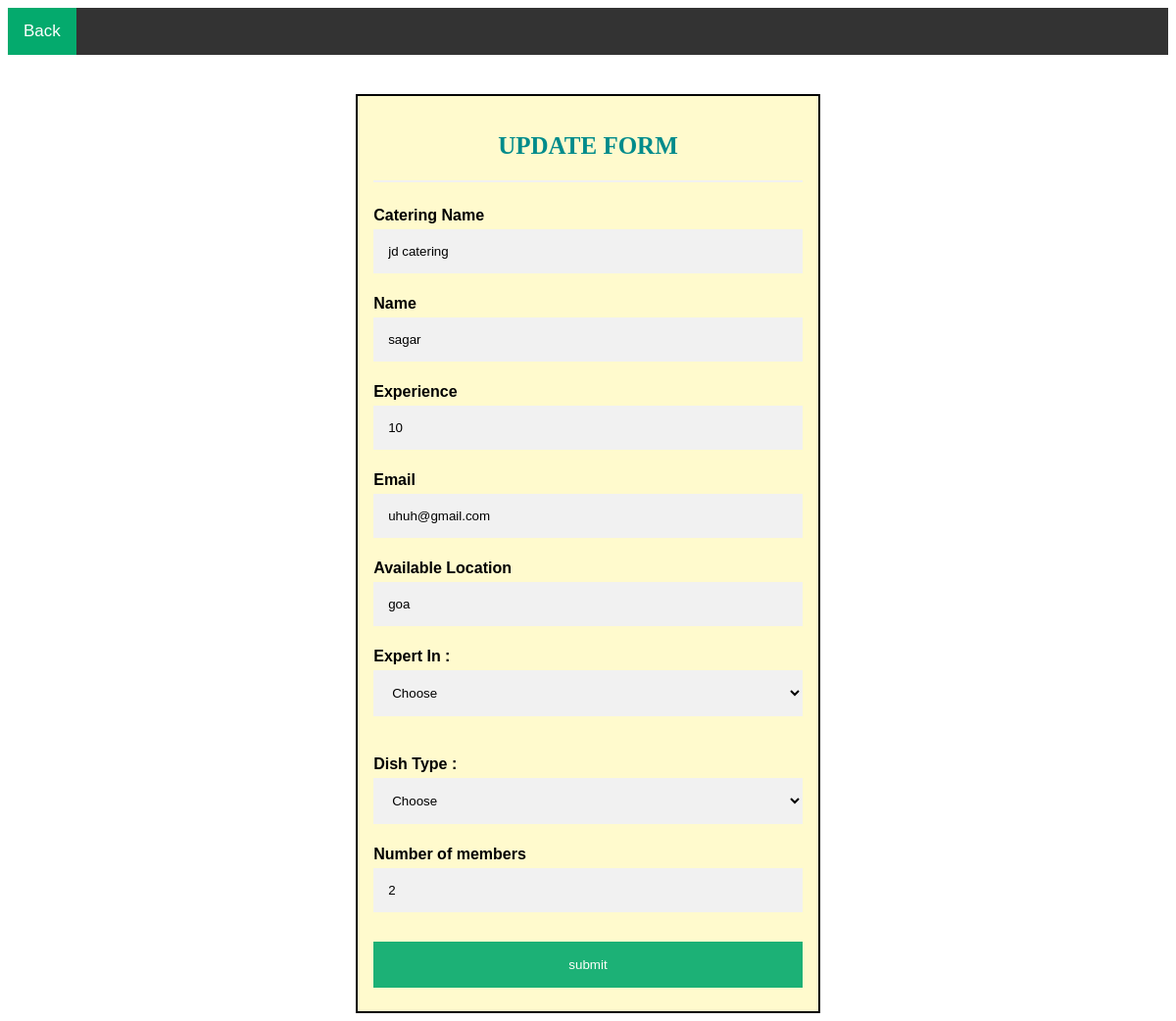
/indexeditdetails.php?id=1234567895, run on the app's committed database.
### tables this page shows
CREATE TABLE `chef` (
  `status` varchar(50) NOT NULL,
  `cateringname` varchar(200) NOT NULL,
  `name` varchar(200) NOT NULL,
  `phno` varchar(200) NOT NULL,
  `experience` varchar(200) NOT NULL,
  `email` varchar(200) NOT NULL,
  `location` varchar(200) NOT NULL,
  `expert_in` varchar(200) NOT NULL,
  `dishtype` varchar(100) NOT NULL,
  `password` varchar(200) NOT NULL,
  `nomembers` varchar(200) NOT NULL
);

### indexeditdetails.php (the view, shortened to what this page needs)
  <!DOCTYPE html>
<html>
<head>
    <link rel="stylesheet" href="style.css">
        <link rel="stylesheet" href="style1.css">
</head>
<body>
    <?php
    include 'dbconfig.php';
    $uid=$_GET['id'];
    $sql="SELECT * FROM `chef` where phno='$uid'" ;
    $result=$conn->query($sql);
    if($result->num_rows>0)
    {
        while($row=$result->fetch_assoc())
        {
            $cname=$row['cateringname'];
            $name=$row['name'];
              $exp=$row['experience'];
            $email=$row['email'];
            $loc=$row['location'];
             $exp1=$row['expert_in'];
             $dishtype=$row['dishtype'];
             $mem=$row['nomembers'];
        }
    }
    ?>
    <form action="indexeditdb.php" method="post">
 <div class="topnav">
      <a href="indexviewdetails.php" class="split"> Back </a>
</div>
         <div class="container">
    <h2> UPDATE FORM</h2>
     <hr>
    <label for="cateringname"><b>Catering Name</b></label>
    <input type="text" placeholder="enter your catering name" name="cateringname"  value="<?php echo $cname; ?>" required>
    <label for="name"><b>Name</b></label>
    <input type="text" placeholder="Enter your name" name="name" id="name" value="<?php echo $name; ?>"required><br>
    <label for="experiencce"><b>Experience</b></label>
    <input type="text" placeholder="Number of experience" name="exp" value="<?php echo $exp; ?>"  required>
    <label for="email"><b>Email</b></label>
    <input type="text" placeholder="enter your email" name="email"  value="<?php echo $email; ?>" required>
    <label for=" location"><b>Available Location</b></label>
    <input type="text" placeholder="enter your location" name="location"  value="<?php echo $loc; ?>" required>
    <b><label for="export">Expert In :  </label></b>
  <select name="expert"  value="<?php echo $exp1; ?>" class="expert" id="special">
     <option value="choose" class="choose">Choose</option>
  </select><br><br>
  <b><label for="dish">Dish Type :  </label></b>
  <select name="dish" value="<?php echo $dishtype; ?>" class="dish" id="special">
     <option value="choose" class="choose">Choose</option>
   </select><br>
    <label for="noofmem"><b>Number of members</b></label>
    <input type="text" placeholder="Enter your group members" name="nomembers"  value="<?php echo $mem; ?>"  required>
    <button type="submit" name="reg" class="registerbtn">submit</button>
  </div>
</form>
</body>
</html>

### style.css (style rules this page uses)
body { font-family: Arial, Helvetica, sans-serif; background-color: white; }
* { box-sizing: border-box; }
.container { padding: 16px; background-color: white; width:40%; margin-left:auto; margin-right:auto; margin-top:40px; border:2px solid black; }
input[type=number],input[type=text], input[type=password] ,input[type=Date],select { width: 100%; padding: 15px; margin: 5px 0 22px 0; display: inline-block; border: none; background: #f1f1f1; }
hr { border: 1px solid #f1f1f1; margin-bottom: 25px; }
.registerbtn { background-color: #04AA6D; color: white; padding: 16px 20px; margin: 8px 0; border: none; cursor: pointer; width: 100%; opacity: 0.9; }
a { color: dodgerblue; }

### indexeditdetails.php (style rules this page uses)
h2 { color:#008b8b; font-family: serif; text-align: center; font-size: 25px; }
.container { background-color:#fffacd; }
.topnav { overflow: hidden; background-color: #333; }
.topnav a { float: left; color: #f2f2f2; text-align: center; padding: 14px 16px; text-decoration: none; font-size: 17px; }
.topnav a.split { float: left; background-color: #04AA6D; color: white; }

### data on the page
chef: cateringname "jd catering", name "sagar", exp "10", email "uhuh@gmail.com", location "goa", expert "Choose", dish "Choose", nomembers "2"
